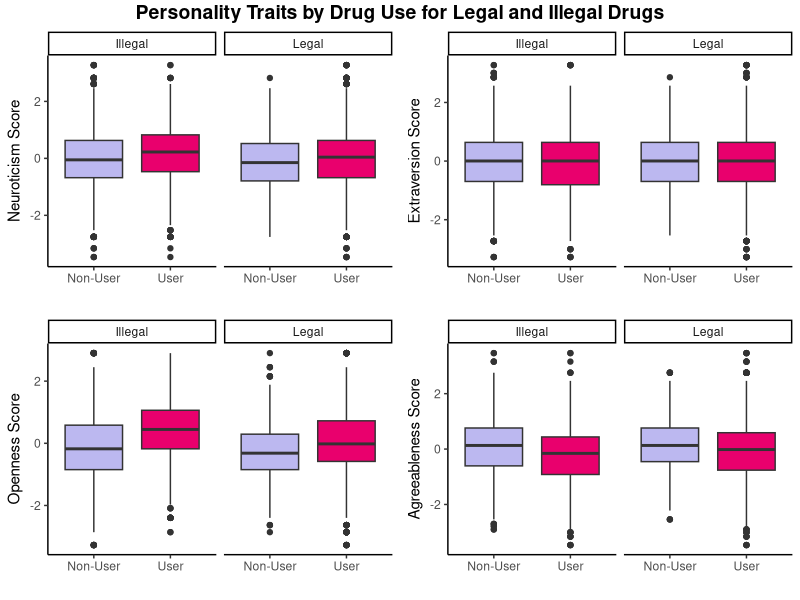
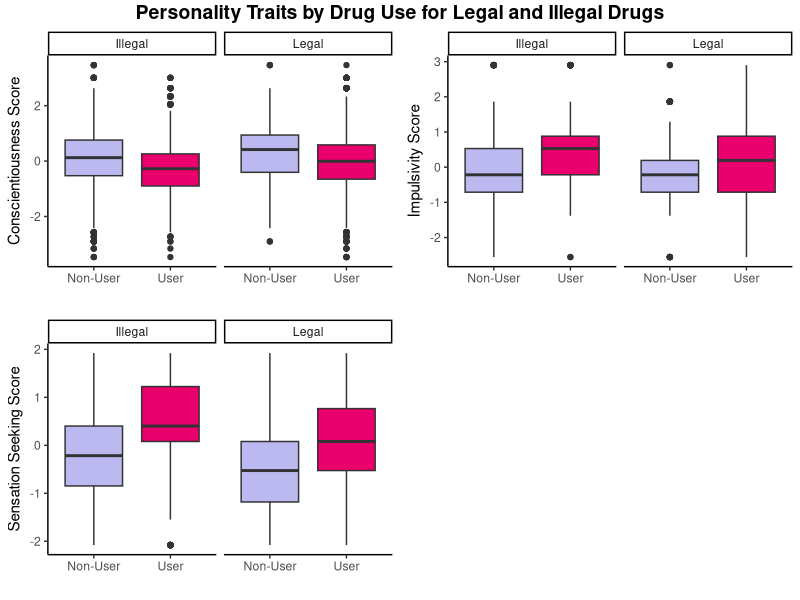
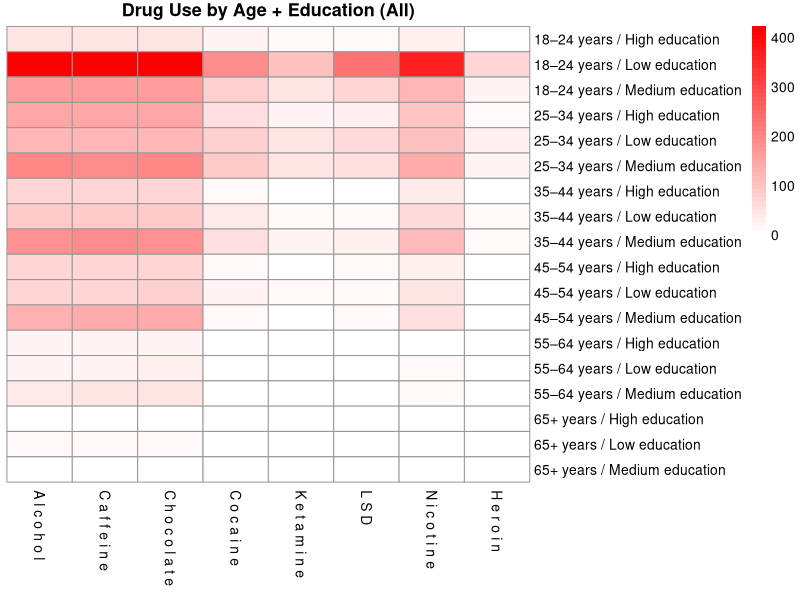
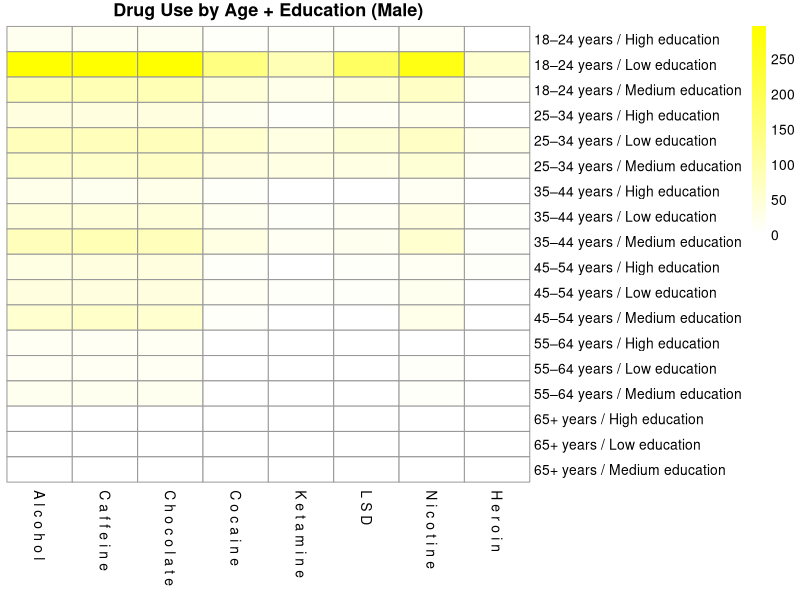
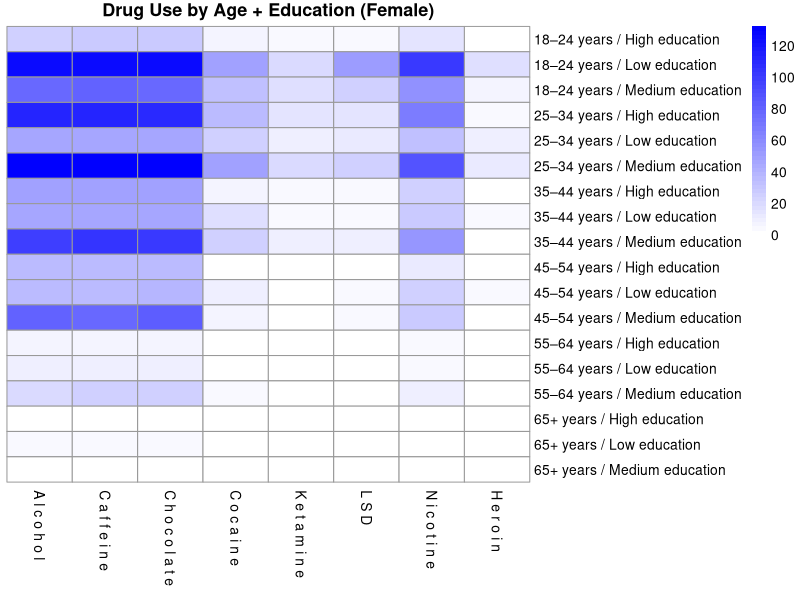
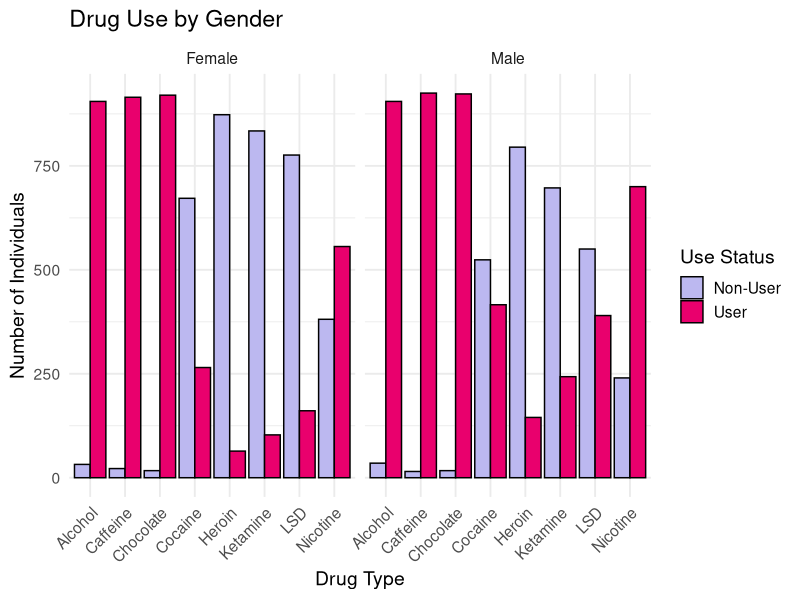
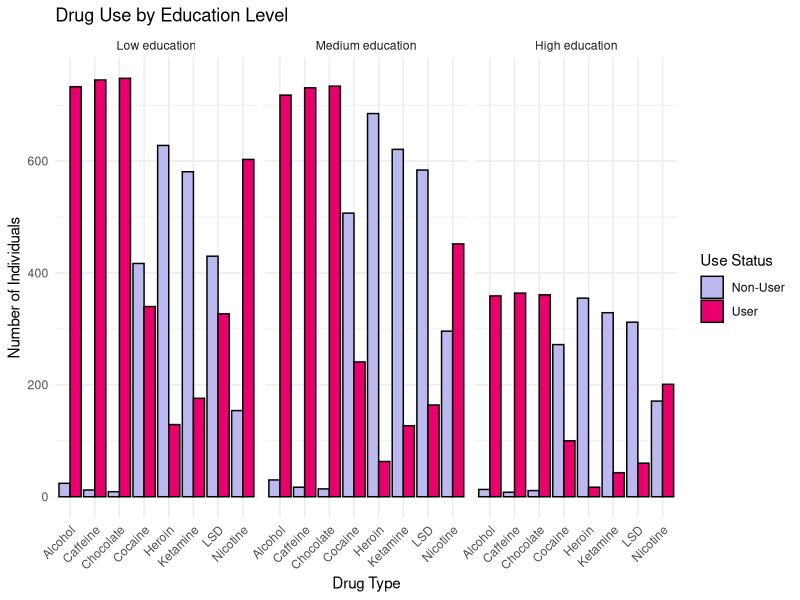
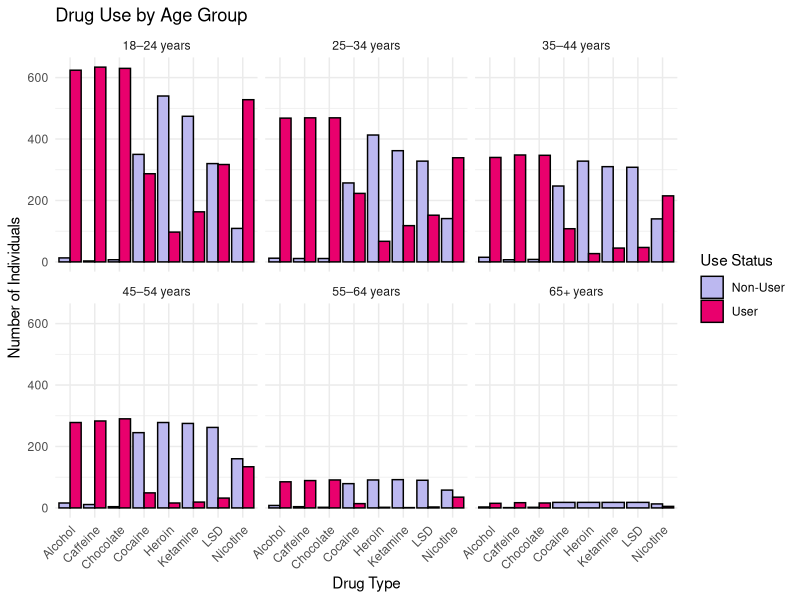

Recreate these plots in R, in order.
## ---- chunk 1
knitr::opts_chunk$set(echo = TRUE)
## ---- chunk 2
#install.packages("readxl")  
library(readxl)
library(ggpubr)
library(tidyverse)
library(dplyr)
library(tidyr)
library(pheatmap)
library(ggplot2)

## ---- chunk 3
ddata <- read_excel("CLEANING DATA DRUG.xlsx", sheet = "DATA_FINAL_ANALYSIS")
head(ddata)
## ---- chunk 4
legal_drugs <- c("Caffeine_Use", "Nicotine_Use", "Alcohol_Use", "Chocolate_Use")
illegal_drugs <- c("Cocaine_Use", "Ketamine_Use", "Heroin_Use", "LSD_Use")
all_drugs <- c(legal_drugs, illegal_drugs)

# Gather legal and illegal drugs together with a flag
ddata_long <- ddata %>%
pivot_longer(
cols = all_of(all_drugs),
names_to = "Drug",
values_to = "Usage"
) %>%
mutate(
Category = ifelse(Drug %in% legal_drugs, "Legal", "Illegal"),
Drug_clean = str_remove(Drug, "_Use"), 
AgeEdu = paste(Age_Group, Education_Level_Final, sep = " / ") # used in heatmap
)

## ---- chunk 5
# Function to plot personality trait by usage and separate by Legal/Illegal category
plot_personality_trait <- function(data, trait, fill_colors = c("#BCB8F0", "#E9006D")) {
  y_label <- paste(gsub("_", " ", trait), "Score")
  
  ggplot(data, aes_string(x = "Usage", y = trait, fill = "Usage")) +
    geom_boxplot() +
    facet_wrap(~Category) +
    scale_fill_manual(values = fill_colors) +
    labs(
      x = "",
      y = y_label,
      fill = "Usage"
    ) +
    guides(fill = "none") +
    theme_classic()
}

# Create the plots
neuro_boxplot <- plot_personality_trait(ddata_long, "Neuroticism")
extraversion_boxplot <- plot_personality_trait(ddata_long, "Extraversion")
openness_boxplot <- plot_personality_trait(ddata_long, "Openness")
agreeableness_boxplot <- plot_personality_trait(ddata_long, "Agreeableness")
consc_boxplot <- plot_personality_trait(ddata_long, "Conscientiousness")
impulsivity_boxplot <- plot_personality_trait(ddata_long, "Impulsivity")
SS_boxplot <- plot_personality_trait(ddata_long, "Sensation_Seeking")


# Arrange the plots in a 2x2 grid
combined_plot <- ggarrange(neuro_boxplot, extraversion_boxplot, openness_boxplot, agreeableness_boxplot,
                           ncol = 2, nrow = 2)
combined_plot2 <- ggarrange(consc_boxplot, impulsivity_boxplot, SS_boxplot,
          ncol = 2, nrow = 2)


# Add one common title above all plots
annotate_figure(combined_plot, 
                top = text_grob("Personality Traits by Drug Use for Legal and Illegal Drugs",
                                face = "bold", size = 14))

annotate_figure(combined_plot2, 
                top = text_grob("Personality Traits by Drug Use for Legal and Illegal Drugs",
                                face = "bold", size = 14))
## ---- chunk 6
#only users
d_long <- ddata_long %>%
filter(Usage == "User")

#clean labels 
pretty_drug_labels <- function(mat) {
labs <- colnames(mat)
labs <- gsub("*_Use$", "", labs)
labs <- gsub("*", " ", labs)
labs}


overall_colors <- colorRampPalette(c("white", "red"))(50)
male_colors    <- colorRampPalette(c("white", "yellow"))(50)
female_colors  <- colorRampPalette(c("white", "blue"))(50)

# overall 
all_tab <- d_long %>%
count(AgeEdu, Drug, name = "Users") %>%
pivot_wider(
names_from  = Drug,
values_from = Users,
values_fill = 0
)

mat_all <- as.matrix(all_tab[, -1])
rownames(mat_all) <- all_tab$AgeEdu

pheatmap(
mat_all,
main = "Drug Use by Age + Education (All)",
cluster_rows = FALSE,
cluster_cols = FALSE,
labels_col = pretty_drug_labels(mat_all),
color = overall_colors
)

# male
male_tab <- d_long %>%
filter(Gender == "Male") %>%
count(AgeEdu, Drug, name = "Users") %>%
pivot_wider(
names_from  = Drug,
values_from = Users,
values_fill = 0
)

mat_male <- as.matrix(male_tab[, -1])
rownames(mat_male) <- male_tab$AgeEdu

pheatmap(
mat_male,
main = "Drug Use by Age + Education (Male)",
cluster_rows = FALSE,
cluster_cols = FALSE,
labels_col = pretty_drug_labels(mat_male),
color = male_colors
)

# female
female_tab <- d_long %>%
filter(Gender == "Female") %>%
count(AgeEdu, Drug, name = "Users") %>%
pivot_wider(
names_from  = Drug,
values_from = Users,
values_fill = 0
)

mat_female <- as.matrix(female_tab[, -1])
rownames(mat_female) <- female_tab$AgeEdu

pheatmap(
mat_female,
main = "Drug Use by Age + Education (Female)",
cluster_rows = FALSE,
cluster_cols = FALSE,
labels_col = pretty_drug_labels(mat_female),
color = female_colors
)


## ---- chunk 7
# reorder education
ddata_long$Education_Level_Final <- factor(
  ddata_long$Education_Level_Final,
  levels = c("Low education", "Medium education", "High education")
)


#histogram by gender
ggplot(ddata_long, aes(x = Drug_clean, fill = Usage)) +
geom_bar(position = "dodge", color = "black") +
facet_wrap(~ Gender) +
scale_fill_manual(
values = c("User" = "#E9006D", "Non-User" = "#BCB8F0")) +
labs(title = "Drug Use by Gender",
x = "Drug Type",
y = "Number of Individuals",
fill = "Use Status") +
theme_minimal(base_size = 14) +
theme(axis.text.x = element_text(angle = 45, hjust = 1))

# histogram by education
ggplot(ddata_long, aes(x = Drug_clean, fill = Usage)) +
geom_bar(position = "dodge", color = "black") +
facet_wrap(~ Education_Level_Final) +
scale_fill_manual(
values = c("User" = "#E9006D", "Non-User" = "#BCB8F0")
) + labs(title = "Drug Use by Education Level",
x = "Drug Type",
y = "Number of Individuals",
fill = "Use Status") +
theme_minimal() +
theme(axis.text.x = element_text(angle = 45, hjust = 1))

#histogram by age 
ggplot(ddata_long, aes(x = Drug_clean, fill = Usage)) +
geom_bar(position = "dodge", color = "black") +
facet_wrap(~ Age_Group) +
scale_fill_manual(
values = c("User" = "#E9006D", "Non-User" = "#BCB8F0")) +
labs(title = "Drug Use by Age Group",
x = "Drug Type",
y = "Number of Individuals",
fill = "Use Status") +
theme_minimal() +
theme(axis.text.x = element_text(angle = 45, hjust = 1))
